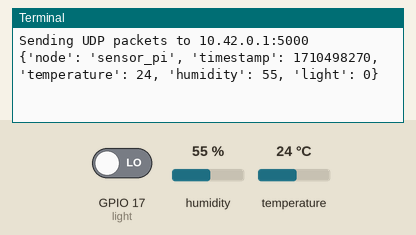
Simulated run of this program. Board: Raspberry Pi (BCM pin numbers). On the bench: the last lines printed to the terminal. The inputs (shaded band) are chosen by the test bench; at power-on: humidity 55 %, GPIO 17 (light) LOW, temperature 24 °C. The clock reads 2024-03-15 10:24:30 at power-on unless the program sets it.

Above: at 1.2 s.
1.3 s: humidity set to 22 %
At 1.9 s:
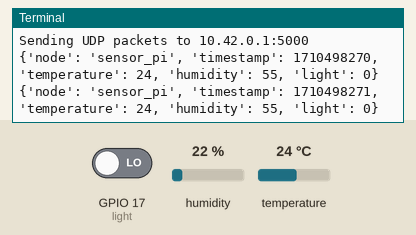
3.0 s: GPIO 17 (light) driven HIGH
At 4.5 s:
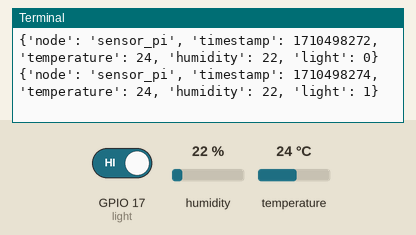
4.7 s: temperature set to 12 °C
At 5.9 s:
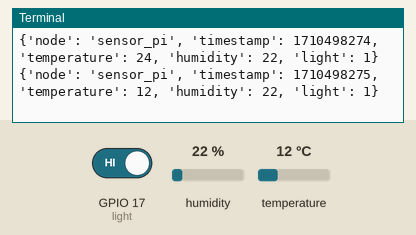
6.4 s: GPIO 17 (light) driven LOW
At 7.5 s:
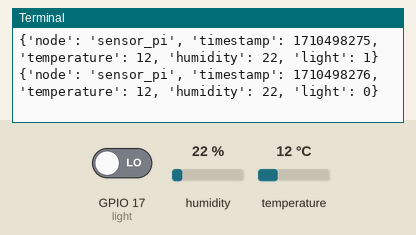
8.1 s: humidity set to 40 %
At 10.0 s:
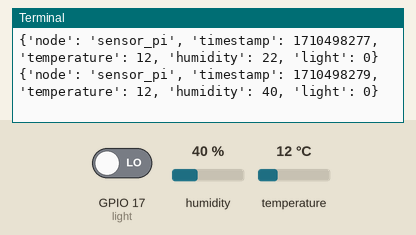
Timing chart, 0 to 10.8 s (numbered marks = the images above; inputs shaded):
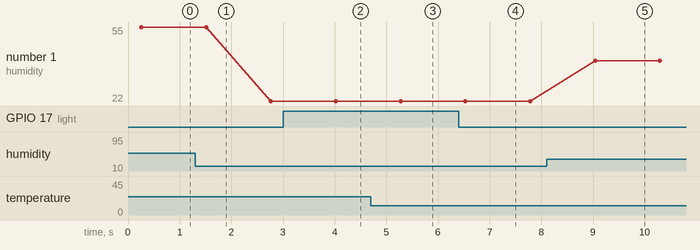

Measured:
- after the input at 3.0 s, the terminal: prints a new line after 1.0 s (image 2)
- after the input at 4.7 s, the terminal: prints a new line after 0.58 s (image 3)
- after the input at 6.4 s, the terminal: prints a new line after 0.13 s (image 4)
- after the input at 8.1 s, the terminal: prints a new line after 0.94 s (image 5)
- plotted number 1: 55 → 22 after the input at 1.3 s, 22 → 40 after the input at 8.1 s

The program:

sender1.py
```python
# Import the 'socket' module.
# This allows the Raspberry Pi to communicate with other devices over a network.
import socket

# Import the 'json' module.
# JSON is a simple text format used to structure data so that different programs
# and devices can easily understand and exchange it.
import json

# Import the 'time' module.
# We will use it to get the current time and to pause the program between readings.
import time

# Import the 'board' module from CircuitPython.
# It provides names for the physical GPIO pins on the Raspberry Pi.
import board

# Import the Adafruit DHT library.
# This library allows Python to communicate with DHT-series temperature/humidity sensors.
import adafruit_dht

# Import the Raspberry Pi GPIO library.
# GPIO stands for General Purpose Input/Output and lets Python read signals
# from physical pins on the Raspberry Pi.
import RPi.GPIO as GPIO


# --------------------------------------------------
# Sensor Setup
# --------------------------------------------------

# Tell the GPIO library that we want to refer to pins using their BCM numbers.
# BCM = Broadcom GPIO numbering used by the Raspberry Pi internally.
GPIO.setmode(GPIO.BCM)

# Configure GPIO pin 17 as an INPUT.
# An input pin is used to read a signal coming from an external sensor.
GPIO.setup(17, GPIO.IN)

# Create a DHT11 sensor object.
# board.D4 means the DHT11 data pin is connected to GPIO 4 on the Raspberry Pi.
# The variable 'dht' will now represent our DHT11 sensor in the program.
dht = adafruit_dht.DHT11(board.D4)


# --------------------------------------------------
# UDP Setup
# --------------------------------------------------

# IP address of the device that should receive our sensor data.
# Here, the Raspberry Pi will send the data to the device with this IP address.
TARGET_IP = "10.42.0.1"

# Port number on the receiving device where the data should be sent.
# The receiving program must be listening on this same port.
TARGET_PORT = 5000

# Create a network socket.
#
# AF_INET  -> use IPv4 addresses.
# SOCK_DGRAM -> use UDP communication.
#
# UDP sends independent packets of data without establishing a connection first.
sock = socket.socket(socket.AF_INET, socket.SOCK_DGRAM)

# Display a message so we know where the Raspberry Pi is sending the data.
print(f"Sending UDP packets to {TARGET_IP}:{TARGET_PORT}")


# --------------------------------------------------
# Main Loop
# --------------------------------------------------

# 'while True' creates an infinite loop.
# Everything inside this loop will continuously execute until the program is stopped.
while True:

    # 'try' allows us to run code that might produce an error.
    # If an error occurs, the program can handle it instead of immediately crashing.
    try:

        # Read the current temperature from the DHT11 sensor.
        # The value is usually returned in degrees Celsius.
        temp = dht.temperature

        # Read the current relative humidity from the DHT11 sensor.
        # The value is returned as a percentage.
        hum = dht.humidity

        # Read the electrical signal on GPIO pin 17.
        #
        # GPIO.input(17) returns:
        #     0 -> LOW signal
        #     1 -> HIGH signal
        #
        # Here, this value represents the state of the light sensor.
        light = GPIO.input(17)


        # Create a Python dictionary containing all the sensor information.
        #
        # A dictionary stores data as key-value pairs.
        # For example:
        #     "temperature": 25
        #
        # means the key "temperature" has the value 25.
        packet = {

            # Name/identifier of this sensor node.
            # This helps the receiver know which device sent the data.
            "node": "sensor_pi",

            # Get the current Unix timestamp.
            #
            # time.time() gives the current time as the number of seconds
            # since January 1, 1970 (Unix epoch).
            #
            # int() removes the decimal part.
            "timestamp": int(time.time()),

            # Store the temperature measured by the DHT11.
            "temperature": temp,

            # Store the humidity measured by the DHT11.
            "humidity": hum,

            # Store the light sensor's digital value (0 or 1).
            "light": light
        }


        # Convert the Python dictionary into a JSON string.
        #
        # Python understands dictionaries, but when sending data over a network,
        # we need to convert the dictionary into a standard data format.
        #
        # json.dumps(packet)
        #     -> converts the dictionary into JSON text.
        #
        # .encode()
        #     -> converts the text into bytes because sockets send bytes,
        #        not normal Python strings.
        data = json.dumps(packet).encode()


        # Send the JSON data to the target device using UDP.
        #
        # sendto() takes two arguments:
        #
        # 1. data
        #    -> the actual bytes we want to send.
        #
        # 2. (TARGET_IP, TARGET_PORT)
        #    -> the destination IP address and port.
        #
        # Unlike TCP, UDP does not require us to establish a connection first.
        sock.sendto(data, (TARGET_IP, TARGET_PORT))


        # Print the dictionary to the Raspberry Pi's terminal.
        # This lets us see what data is being sent.
        print(packet)


    # DHT11 sensors can occasionally fail to provide a valid reading.
    # For example, a checksum error can occur because of timing/noise.
    #
    # RuntimeError catches these expected sensor-reading errors.
    # Instead of stopping the entire program, we simply print the error
    # and allow the loop to continue.
    except RuntimeError as e:

        # Print the error message.
        # 'e' contains information about what went wrong.
        print(f"DHT11 Error: {e}")


    # Catch any other type of unexpected error.
    #
    # Exception is a general error type, so this prevents many other
    # problems from completely terminating the program.
    except Exception as e:

        # Print the error so we can diagnose what went wrong.
        print(f"Error: {e}")


    # Pause the program for 1 second before taking the next sensor reading.
    #
    # Without this delay, the loop would run as fast as possible,
    # continuously reading the sensor and sending packets.
    time.sleep(1)
```
